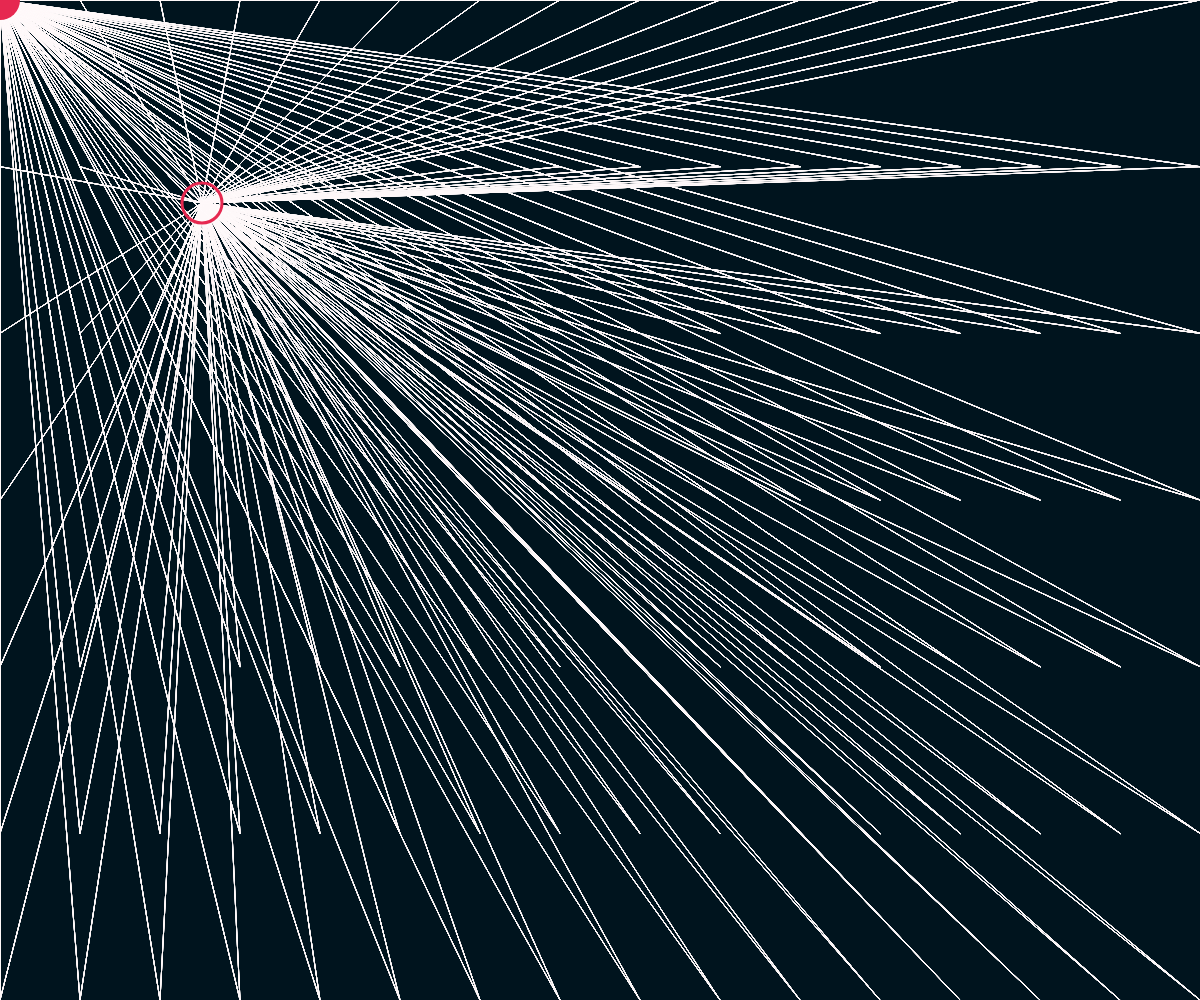
Frame 1 (no input)
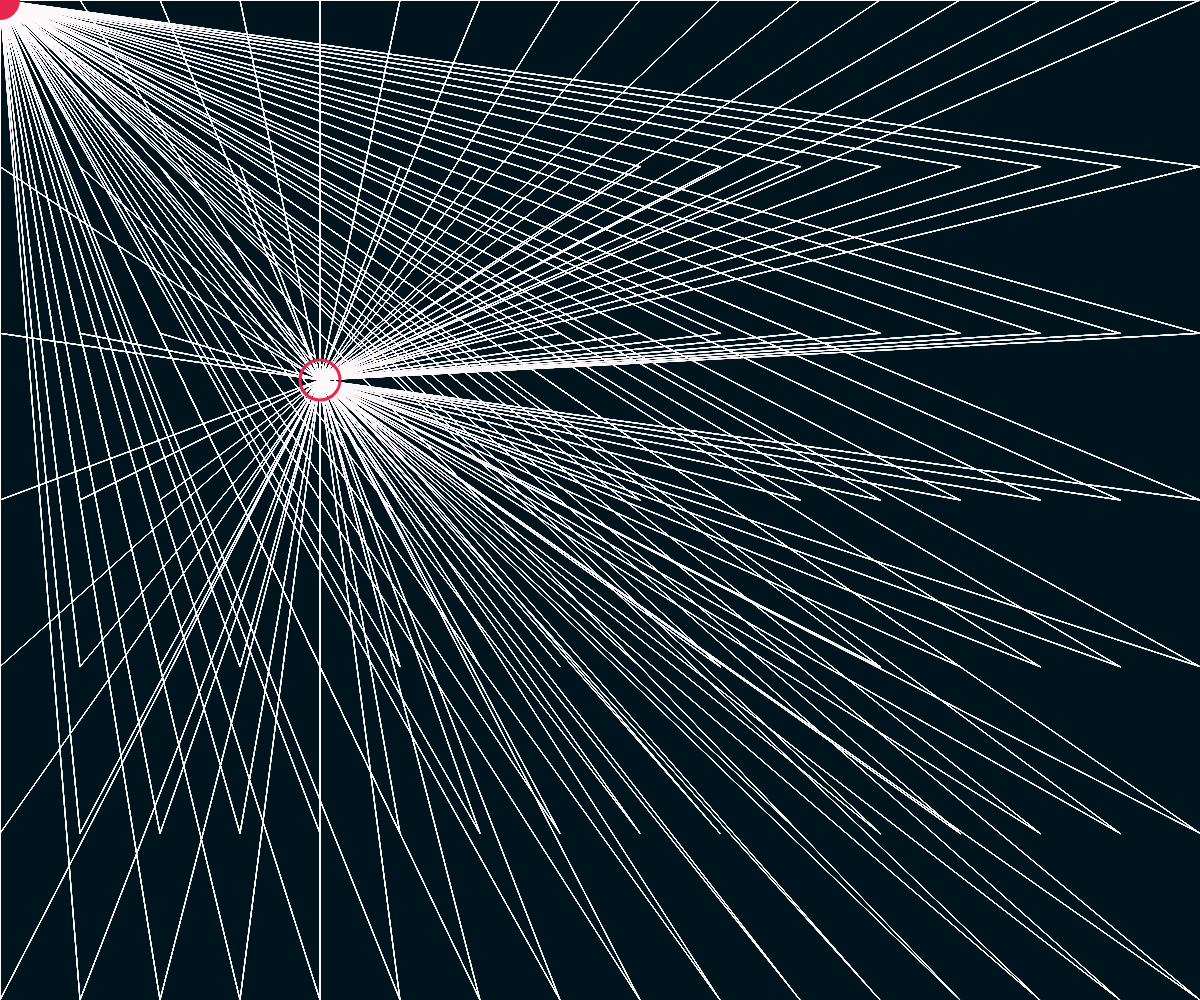
Frame 60 (no input)
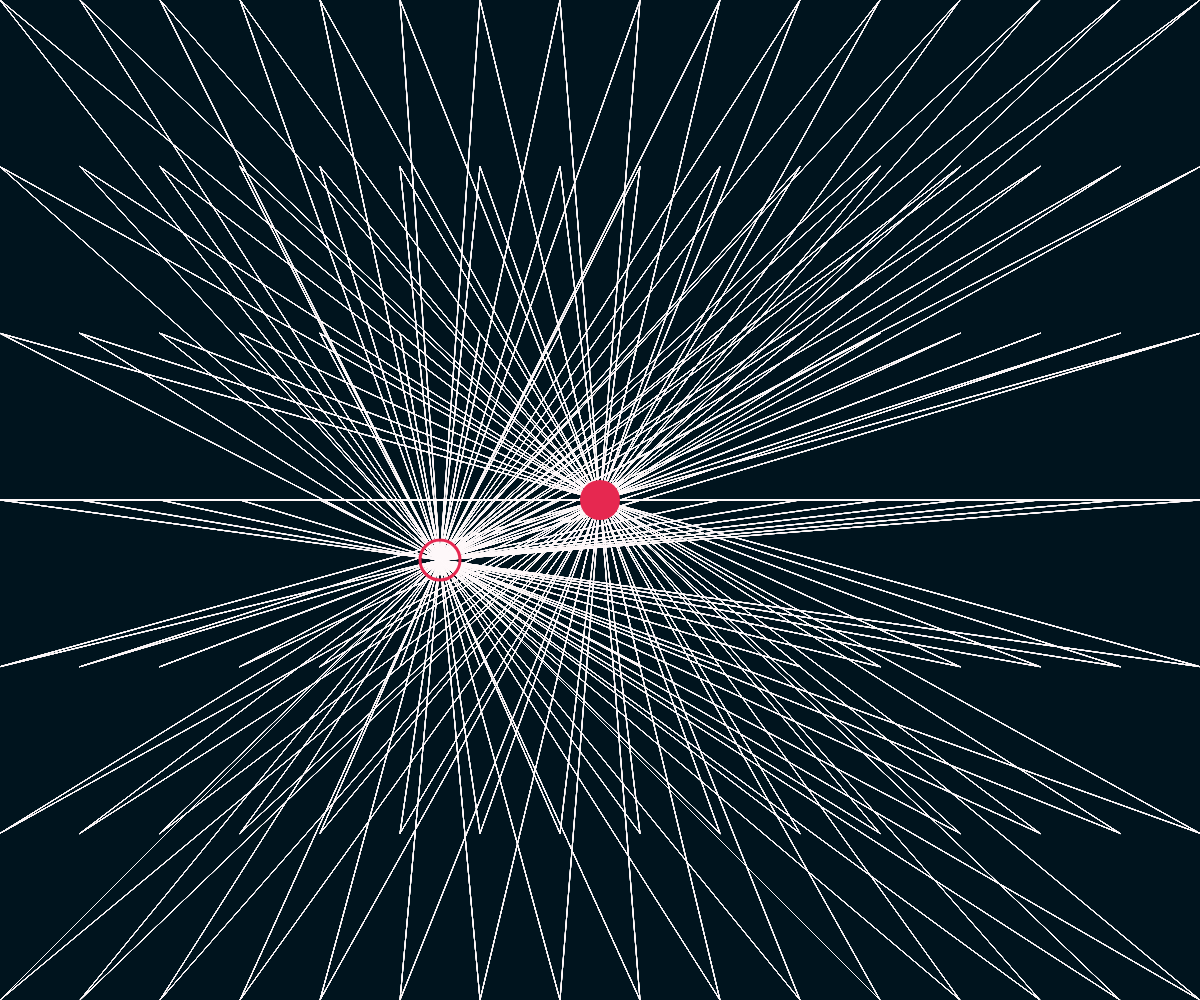
Frame 120 (the mouse pressed at the canvas centre since frame 60)

The p5.js sketch that drew these frames (run headless with seeded random() and noise() and a simulated clock; from frame 60 on, the mouse is pressed at the canvas centre):

// p5.js sketch
// ── sketch.js
// Pia Scharf - 2020

let userDot;
let mover;

let w;
let h;

function setup(){
  w = windowWidth;
  h = windowHeight;
  
  createCanvas(w,h);
  
  userDot = new UserDot();
  mover = new Mover(200,200,2,3,w/30);
  
    //init mouse in center
  mouseX = w/2;
  mouseY = h/2;
  
}

function draw(){
  background(0,20,30);
  stroke(255,249,250);
  
  mover.moveOrigin();
  mover.lines();
  
  userDot.moveLines(mouseX, mouseY);
  userDot.dot();
  
  mover.display();
  
}

// code for moving object

class Mover{
  
  constructor(oX, oY, xSp, ySp, tempr){
    this.originX = oX;
    this.originY = oY;

  this.xspeed = xSp;
    this.yspeed = ySp;
    this.r = tempr;
    this.userX =0;
    this.userY =0;
    
    this.outerR = tempr*5.5;
    
    
  }
  
  moveOrigin(){
    
    this.originX += this.xspeed;
    this.originY += this.yspeed;
    if(this.originX > w-this.r || this.originX < this.r){
      this.xspeed = -this.xspeed;
       
    }
        if(this.originY > h-this.r || this.originY < this.r){
      this.yspeed = -this.yspeed;
      
      
    }
    
  }
  
  display(){
    
    noFill();
    stroke(230,40,80);
    strokeWeight(3);
    
    ellipse(this.originX, this.originY, this.r);
    
  }
  
  lines(){
    for(let i = 0; i<=6; i++){
      for(let j=0; j<=15; j++){
        
        let jj = map(j,0,15,0,w);
        let ii = map(i,0,6,0,h);
        
        stroke(255,249,250);
        strokeWeight(1);
        
        for(let k =0; k<=6; k++){
          
          let v = map(k,0,6,0,h);
          
          line(jj,v,this.originX, this.originY);
          
        }
        
      }
    }
    
  }
  
  
  
}


class UserDot{
  
  constructor(){
    this.x;
    this.y;
  }
  
  dot(){
    
    noStroke();
  fill(230, 40, 80);
  ellipse(mouseX, mouseY, w / 30, w / 30);
    
    
  }
  
  moveLines(x,y){
    
    this.x = x;
    this.y=y;
  
    for(let i =0; i<= 6; i++){
      for(let j =0; j<=15; j++){
        
        let jj = map(j,0,15,0,w);
        let ii = map(i,0,6,0,h);
        
        stroke(255,249,250);
        strokeWeight(1);
        
        for(let k=0; k<= 6; k++){
          
          let v = map(k,0,6,0,h);
          
          line(jj,v,this.x,this.y);
        }
      }
    }
    
  }
  
}
